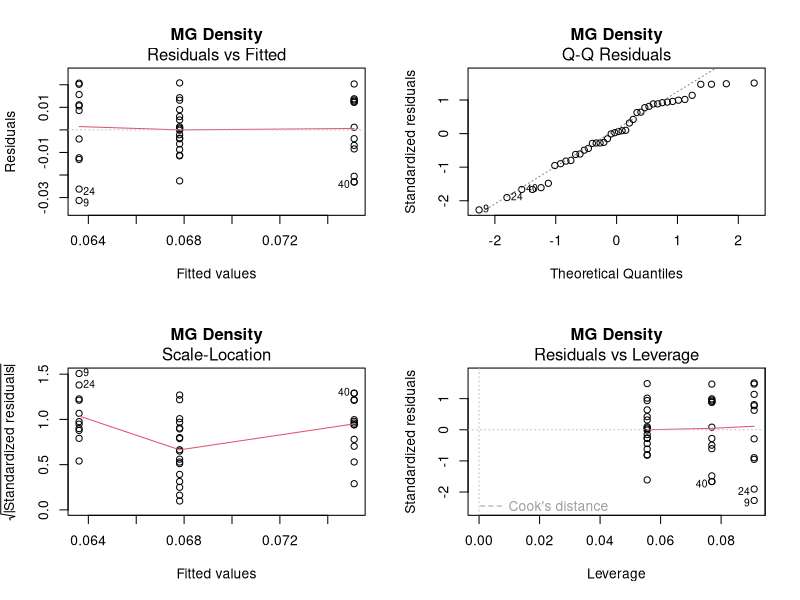
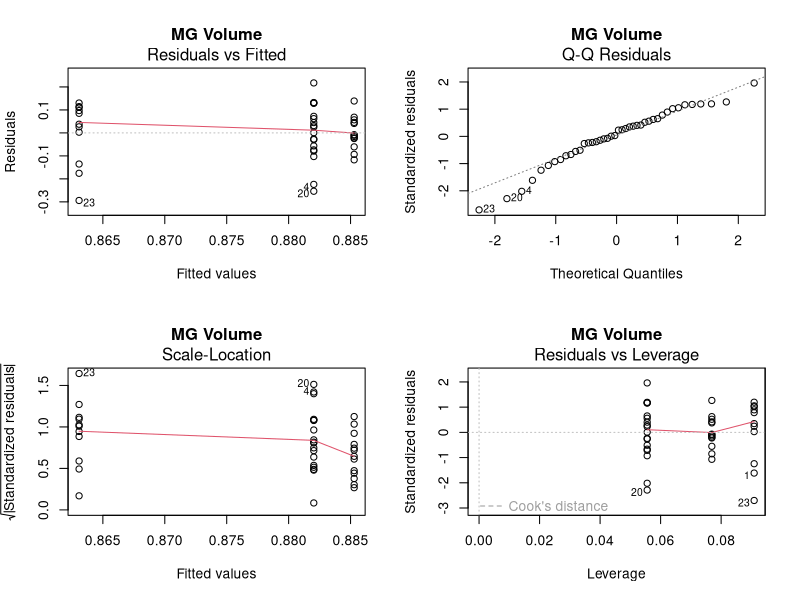
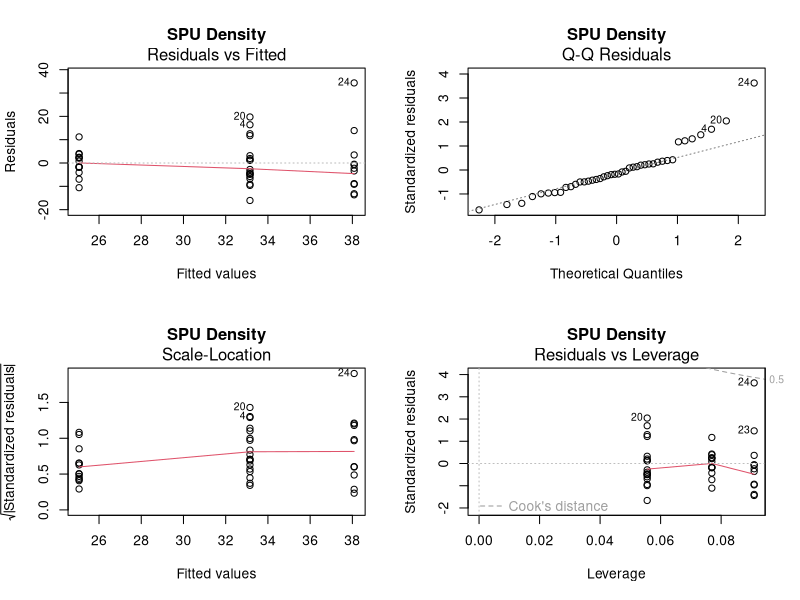
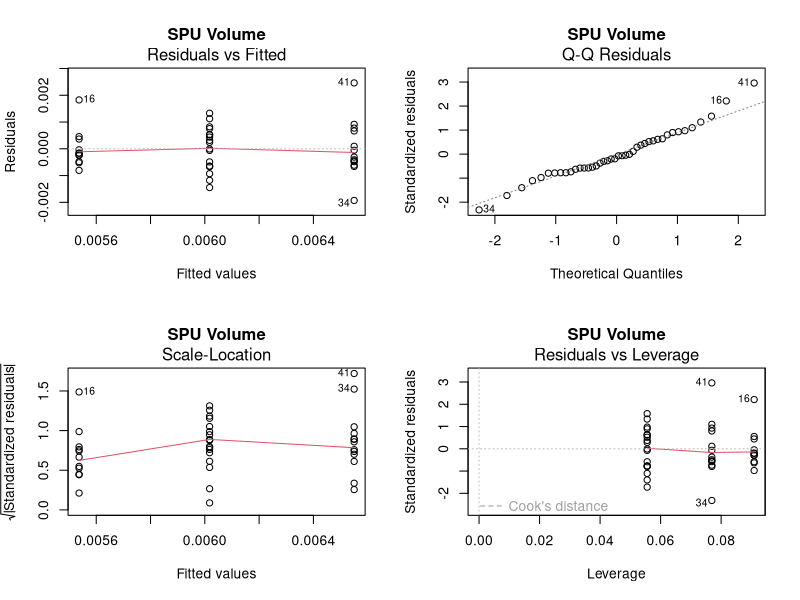
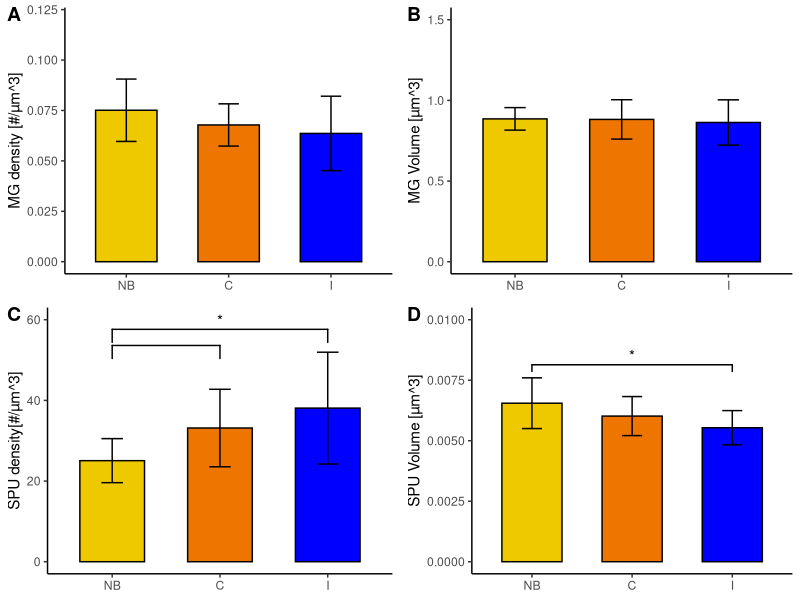
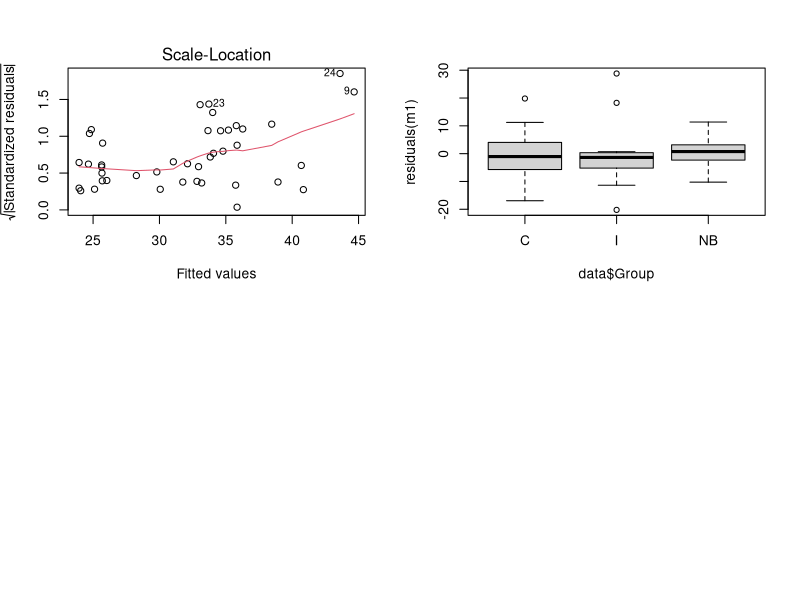
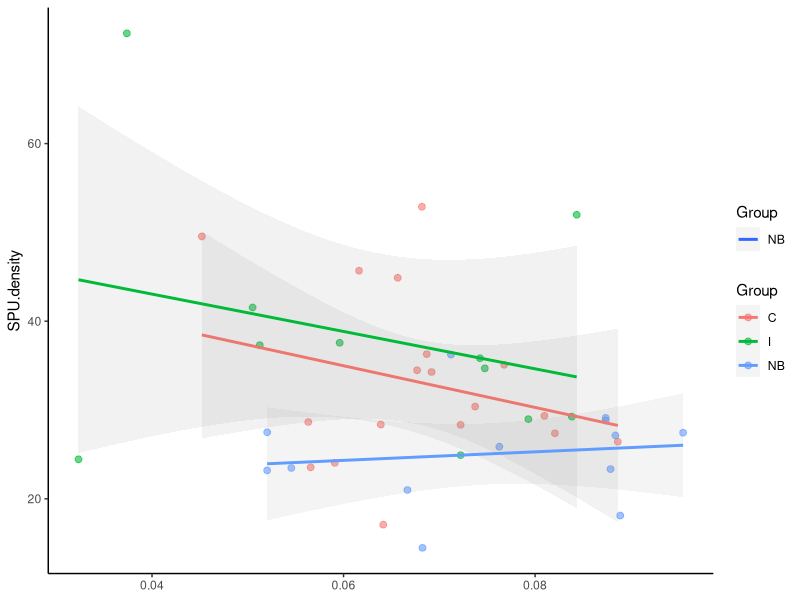

The R source for these figures, in order:
## ---- chunk 1
knitr::opts_chunk$set(echo = TRUE)
knitr::opts_knit$set(root.dir="/Users/acabirol/Desktop/Projects/Old_CIMEC/Manips/LTM structural plasticity NN/Brain analyses_FINAL")
## ---- chunk 2
library(ggplot2)
library(ggsignif)
library(gridExtra)
library(cowplot)
library(lsmeans)
library(car)
library(sandwich)
library(emmeans)
library(rstatix)
## ---- chunk 3
rm(list = ls())
data<-read.csv('Results_sted10.csv',header=T,sep=';')

data$Sample<-as.factor(data$Sample)
lev<-levels(data$Sample)

# For each sample, average values from the two ROIs (hires 1, hires 2)
data2<-cbind(lev, rep(NA,21))
data2<-as.data.frame(data2)
colnames(data2)<-c('Sample','MG.Density')
for (i in lev){
  data2$MG.density[data2$Sample==i]<-mean(c(data$MG.density[data$Sample==i & data$hires==1], data$MG.density[data$Sample==i & data$hires==2]))
  data2$MG.Volume[data2$Sample==i]<-mean(c(data$MG.Volume[data$Sample==i & data$hires==1], data$MG.Volume[data$Sample==i & data$hires==2]))
  data2$SPU.density[data2$Sample==i]<-mean(c(data$SPU.density[data$Sample==i & data$hires==1], data$SPU.density[data$Sample==i & data$hires==2]))
  data2$SPU.Volume[data2$Sample==i]<-mean(c(data$SPU.Volume[data$Sample==i & data$hires==1], data$SPU.Volume[data$Sample==i & data$hires==2]))
  data2$Group[data2$Sample==i]<-data$Group[data$Sample==i]
}
data<-data2[,-2]

lev.ord.group <- c("NB", "C", "I")
## ---- chunk 4
model<-lm(data$MG.density~data$Group)
par(mfrow=c(2,2))
plot(model, main='MG Density')
model<-lm(data$MG.Volume~data$Group)
plot(model, main='MG Volume')
model<-lm(data$SPU.density~data$Group)
plot(model, main='SPU Density')
model<-lm(data$SPU.Volume~data$Group)
plot(model, main='SPU Volume')
## ---- chunk 5
m1 <- aov(data$MG.density ~ data$Group) 
m2<- aov(data$MG.Volume ~ data$Group)
m3<- aov(data$SPU.density ~ data$Group)
m4<- aov(data$SPU.Volume ~ data$Group)
test1<-shapiro.test(residuals(m1))
test2<-shapiro.test(residuals(m2))
test3<-shapiro.test(residuals(m3))
test4<-shapiro.test(residuals(m4))
results<-matrix(c(test1[["p.value"]],test2[["p.value"]],test3[["p.value"]],test4[["p.value"]]), ncol=1)
colnames(results)<-"p-value"
rownames(results)<-c("MG.Density","MG.Volume", "SPU.Density","SPU.Volume")
as.table(results)

## ---- chunk 6
bartlett.test(data$MG.density,data$Group)
bartlett.test(data$MG.Volume,data$Group)
bartlett.test(data$SPU.density,data$Group)
bartlett.test(data$SPU.Volume,data$Group)
## ---- chunk 7
#data<-data_no24 #for sted10
# The Welch's ANOVA
welch_model <- oneway.test(MG.density ~ Group, data, var.equal = FALSE)
print(welch_model)

# Post-hoc 
posthoc <- games_howell_test(data, MG.density ~ Group)
print(posthoc)
## ---- chunk 8
# The Welch's ANOVA
welch_model <- oneway.test(MG.Volume ~ Group, data, var.equal = FALSE)
print(welch_model)

# Post-hoc 
posthoc <- games_howell_test(data, MG.Volume ~ Group)
print(posthoc)
## ---- chunk 9
# The Welch's ANOVA
welch_model <- oneway.test(SPU.density ~ Group, data, var.equal = FALSE)
print(welch_model)

# Post-hoc 
posthoc <- games_howell_test(data, SPU.density ~ Group)
print(posthoc)
## ---- chunk 10
# The Welch's ANOVA
welch_model <- oneway.test(SPU.Volume ~ Group, data, var.equal = FALSE)
print(welch_model)

# Post-hoc 
posthoc <- games_howell_test(data, SPU.Volume ~ Group)
print(posthoc)
## ---- chunk 11
data_summary <- function(data, varname, groupnames){
  require(plyr)
  summary_func <- function(x, col){
    c(mean = mean(x[[col]], na.rm=TRUE),
      sd = sd(x[[col]], na.rm=TRUE))
  }
  data_sum<-ddply(data, groupnames, .fun=summary_func,
                  varname)
  data_sum <- rename(data_sum, c("mean" = varname))
 return(data_sum)
}

data.sum<-data_summary(data, 'MG.density', 'Group')

p1<-ggplot(data.sum, aes(factor(Group,lev.ord.group), MG.density)) +  
  geom_bar(aes(fill=factor(Group,lev.ord.group)), stat='identity', width=0.6, col="black") +
  scale_fill_manual(values=c("gold2", "darkorange2","blue")) + 
  ylab('MG density [#/µm^3]') +
  theme(axis.title.x=element_blank( ), legend.position = 'none', panel.grid.major = element_blank(), panel.grid.minor = element_blank(),
panel.background = element_blank(), axis.line = element_line(colour = "black")) +
  coord_cartesian(ylim=c(0,0.12))+
  geom_errorbar(aes(ymin=MG.density-sd, ymax=MG.density+sd), width=0.2)

data.sum<-data_summary(data, 'MG.Volume', 'Group')

p2<-ggplot(data.sum, aes(factor(Group,lev.ord.group), MG.Volume)) +  
  geom_bar(aes(fill=factor(Group,lev.ord.group)), stat='identity', width=0.6, col="black") +
  scale_fill_manual(values=c("gold2", "darkorange2","blue")) + 
  ylab('MG Volume [µm^3]') +
  theme(axis.title.x=element_blank( ), legend.position = 'none', panel.grid.major = element_blank(), panel.grid.minor = element_blank(),
panel.background = element_blank(), axis.line = element_line(colour = "black")) +
  coord_cartesian(ylim=c(0,1.5))+
  geom_errorbar(aes(ymin=MG.Volume-sd, ymax=MG.Volume+sd), width=0.2)

data.sum<-data_summary(data, 'SPU.density', 'Group')

p3<-ggplot(data.sum, aes(factor(Group,lev.ord.group), SPU.density)) +  
  geom_bar(aes(fill=factor(Group,lev.ord.group)), stat='identity', width=0.6, col="black") +
  scale_fill_manual(values=c("gold2", "darkorange2","blue")) + 
  ylab('SPU density[#/µm^3]') +
  theme(axis.title.x=element_blank( ), legend.position = 'none', panel.grid.major = element_blank(), panel.grid.minor = element_blank(),
panel.background = element_blank(), axis.line = element_line(colour = "black")) +
  coord_cartesian(ylim=c(0,60))+
  geom_errorbar(aes(ymin=SPU.density-sd, ymax=SPU.density+sd), width=0.2)+
  geom_signif(comparisons = list(c("NB","C")), tip_length=0.1, y_position=c(52), annotations = '', col='black') +
  geom_signif(comparisons = list(c("NB","I")), tip_length=0.1, y_position=c(56), annotations = '*', col='black') 

data.sum<-data_summary(data, 'SPU.Volume', 'Group')

p4<-ggplot(data.sum, aes(factor(Group,lev.ord.group), SPU.Volume)) +  
  geom_bar(aes(fill=factor(Group,lev.ord.group)), stat='identity', width=0.6, col="black") +
  scale_fill_manual(values=c("gold2", "darkorange2","blue")) + 
  ylab('SPU Volume [µm^3]') +
  theme(axis.title.x=element_blank( ), legend.position = 'none', panel.grid.major = element_blank(), panel.grid.minor = element_blank(),
panel.background = element_blank(), axis.line = element_line(colour = "black")) +
  coord_cartesian(ylim=c(0,0.01))+
  geom_errorbar(aes(ymin=SPU.Volume-sd, ymax=SPU.Volume+sd), width=0.2)+
  geom_signif(comparisons = list(c("NB","I")), tip_length=0.1, y_position=c(0.008), annotations = '*', col='black') 

pFig4DEF <- cowplot::plot_grid(p1,p2,p3,p4, ncol = 2, labels = c('A', 'B', 'C', 'D'), rel_widths = c(7,7,7,3))
pFig4DEF

#ggsave("Figure_4DEF_R.pdf",pFig4DEF, width = 17.8, height = 17, units="cm", dpi=300)
## ---- chunk 12

# diagnostic of ditribution
m1<-lm(SPU.density~MG.density*Group, data)
plot(m1, which = 3)
shapiro.test(residuals(m1))
boxplot(residuals(m1) ~ data$Group)
leveneTest(residuals(m1) ~ Group, data)

Anova(m1) #non significant interaction for sted-7 (p = 0.07) and sted-10 (p = 0.5188)
m2<-lm(SPU.density~MG.density+Group, data)
anova(m1,m2)
Anova(m2) 
emmeans(m2, pairwise ~ Group)


pCorr1 <- ggplot(data, aes(x = MG.density, y = SPU.density, color = Group))+
  geom_point(size = 2, alpha = 0.6)+
  geom_smooth(method = lm, aes(fill = Group), se=T, alpha = 0.1)+
  theme_classic()+
  theme(axis.title.x=element_blank( ), legend.position = 'right')+
  scale_fill_manual(values = c("NB" = "#999999", "control" = "#0072B2", "treated" = "#D55E00")) 
pCorr1

#ggsave("correlation_Sted7_R.pdf",pCorr1, width = 17.8, height = 10, units="cm", dpi=300)
